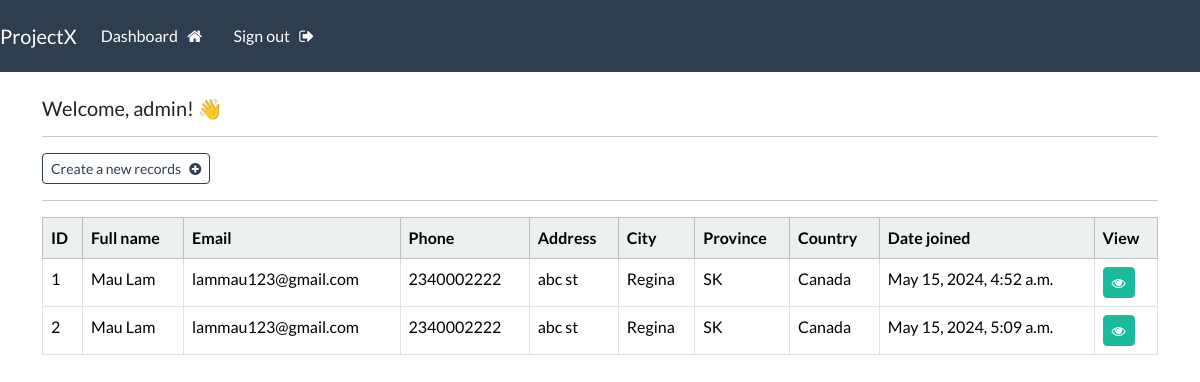
The page /dashboard (signed in) on the database its author committed.
### webapp/models.py (models this page shows, shortened)
class Record(models.Model):
    creation_date = models.DateTimeField(auto_now_add=True)
    first_name = models.CharField(max_length=100)
    last_name = models.CharField(max_length=100)
    email = models.CharField(max_length=255)
    phone = models.CharField(max_length=20)
    address = models.CharField(max_length=300)
    city = models.CharField(max_length=255)
    province = models.CharField(max_length=200)
    country = models.CharField(max_length=125)

### webapp/views.py (the view)
# urls.py: path('dashboard', views.dashboard, name='dashboard'),
@login_required(login_url='user-login')
def dashboard(request):
    my_record = Record.objects.all()
    context = {'records': my_record}
    return render(request, 'webapp/dashboard.html', context=context)

### webapp/templates/webapp/dashboard.html
{% extends 'webapp/base.html' %}
{% block content %}
    <body>
        <h5>Welcome, {{user}}! 👋</h5>
        <hr>
        <a class="btn btn-outline-primary btn-sm" href="{% url 'create-record' %}">
            Create a new records &nbsp; <i class="fa fa-plus-circle" aria-hidden="true"></i>
        </a>
        <hr>
        <table class="table table-hover table-bordered">
            <thead class="table-light">
                <th scope="col"> ID </th>
                <th scope="col"> Full name </th>
                <th scope="col"> Email </th>
                <th scope="col"> Phone </th>
                <th scope="col"> Address </th>
                <th scope="col"> City </th>
                <th scope="col"> Province </th>
                <th scope="col"> Country </th>
                <th scope="col"> Date joined </th>
                <th scope="col"> View </th>
            </thead>
            <tbody>
                {% if records %}
                    {% for record in records %}
                    <tr>
                        <td> {{record.id}} </td>
                        <td> {{record.first_name}}  {{record.last_name}} </td>
                        <td> {{record.email}} </td>
                        <td> {{record.phone}} </td>
                        <td> {{record.address}} </td>
                        <td> {{record.city}} </td>
                        <td> {{record.province}} </td>
                        <td> {{record.country}} </td>
                        <td> {{record.creation_date}} </td>
                        <td> <a class="btn btn-success btn-sm" href="{% url 'record' record.id %}"> <i class="fa fa-eye" aria-hidden="true"></i> </a> </td>
                    </tr>
                    {% endfor %}
                {% endif %}
            </tbody>
        </table>
    </body>
{% endblock %}

### webapp/templates/webapp/base.html (shortened to what this page needs)
{% load static %}
<!DOCTYPE html>
<html>
  <head>
    <link
      rel="stylesheet"
      type="text/css"
      href="https://bootswatch.com/5/flatly/bootstrap.min.css"
    />
    <link
      rel="stylesheet"
      type="text/css"
      href="{% static 'css/styles.css' %}"
    />
    <link rel="stylesheet" href="https://cdnjs.cloudflare.com/ajax/libs/font-awesome/4.7.0/css/font-awesome.min.css">
  </head>
  <body>
    {% include "webapp/navbar.html" %}
    <div class="container">
      <br />
      {% block content %} {% endblock %}
    </div>
  </body>
</html>

### webapp/templates/webapp/navbar.html (shortened to what this page needs)
<nav class="navbar navbar-expand-lg navbar-dark bg-primary justify-content-center">
      <a class="navbar-brand main-heading" href="{% url '' %}">ProjectX</a>
      <div class="collapse navbar-collapse text-center" id="navbarNav">
        <ul class="navbar-nav mr-auto">
            {% if user.is_authenticated %}
                <li class="nav-item">
                    <a class="nav-link" href="{% url 'dashboard' %}">Dashboard &nbsp; <i class="fa fa-home" aria-hidden="true"></i> </a>
                </li>
                <li class="nav-item">
                    <a class="nav-link" href="{% url 'user-logout' %}">Sign out &nbsp; <i class="fa fa-sign-out" aria-hidden="true"></i> </a>
                </li>
            {% endif %}
        </ul>
      </div>
</nav>

### rows shown on the page
Record: id "1", first_name "Mau", last_name "Lam", email "lammau123@gmail.com", phone "2340002222", address "abc st", city "Regina", province "SK", country "Canada", creation_date "May 15, 2024, 4:52 a.m."
Record: id "2", first_name "Mau", last_name "Lam", email "lammau123@gmail.com", phone "2340002222", address "abc st", city "Regina", province "SK", country "Canada", creation_date "May 15, 2024, 5:09 a.m."

### other values the page prints
{{ user }} "admin"
